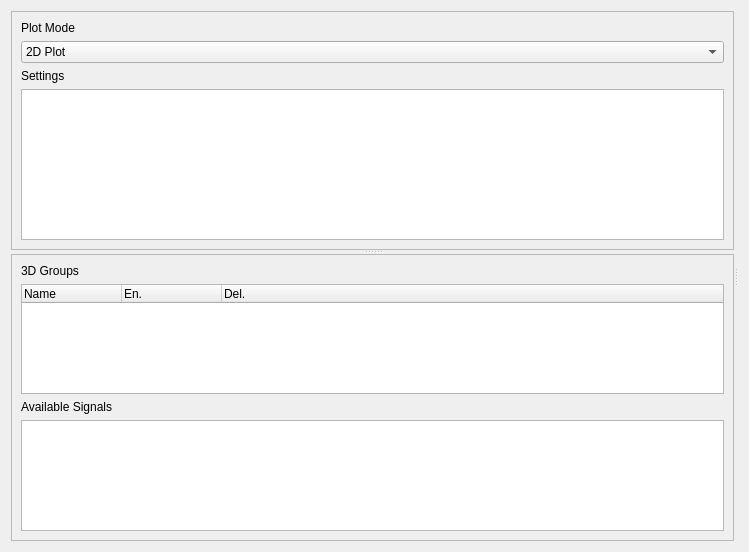
<?xml version="1.0" encoding="UTF-8"?>
<ui version="4.0">
 <class>PlottingManager</class>
 <widget class="QWidget" name="PlottingManager">
  <property name="geometry">
   <rect>
    <x>0</x>
    <y>0</y>
    <width>749</width>
    <height>552</height>
   </rect>
  </property>
  <property name="windowTitle">
   <string>Plotting Manager</string>
  </property>
  <layout class="QVBoxLayout" name="verticalLayout">
   <item>
    <widget class="QSplitter" name="splitter">
     <property name="orientation">
      <enum>Qt::Horizontal</enum>
     </property>
     <widget class="QSplitter" name="splitterLeft">
      <property name="orientation">
       <enum>Qt::Vertical</enum>
      </property>
      <widget class="QScrollArea" name="scrollTop">
       <property name="widgetResizable">
        <bool>true</bool>
       </property>
       <widget class="QWidget" name="scrollTopContents">
        <property name="geometry">
         <rect>
          <x>0</x>
          <y>0</y>
          <width>720</width>
          <height>263</height>
         </rect>
        </property>
        <layout class="QVBoxLayout" name="leftTopLayout">
         <item>
          <widget class="QLabel" name="lblPlotMode">
           <property name="text">
            <string>Plot Mode</string>
           </property>
          </widget>
         </item>
         <item>
          <widget class="QComboBox" name="cmbPlotMode">
           <item>
            <property name="text">
             <string>2D Plot</string>
            </property>
           </item>
           <item>
            <property name="text">
             <string>3D Plot</string>
            </property>
           </item>
          </widget>
         </item>
         <item>
          <widget class="QLabel" name="lblSettings">
           <property name="text">
            <string>Settings</string>
           </property>
          </widget>
         </item>
         <item>
          <widget class="QTreeWidget" name="treeSettings">
           <property name="headerHidden">
            <bool>true</bool>
           </property>
           <column>
            <property name="text">
             <string notr="true">1</string>
            </property>
           </column>
          </widget>
         </item>
        </layout>
       </widget>
      </widget>
      <widget class="QScrollArea" name="scrollBottom">
       <property name="widgetResizable">
        <bool>true</bool>
       </property>
       <widget class="QWidget" name="scrollBottomContents">
        <property name="geometry">
         <rect>
          <x>0</x>
          <y>0</y>
          <width>720</width>
          <height>263</height>
         </rect>
        </property>
        <layout class="QVBoxLayout" name="leftBottomLayout">
         <item>
          <widget class="QLabel" name="lbl3DGroups">
           <property name="text">
            <string>3D Groups</string>
           </property>
          </widget>
         </item>
         <item>
          <widget class="QTreeWidget" name="tree3DGroups">
           <property name="maximumHeight">
            <number>150</number>
           </property>
           <property name="headerHidden">
            <bool>false</bool>
           </property>
           <column>
            <property name="text">
             <string>Name</string>
            </property>
           </column>
           <column>
            <property name="text">
             <string>En.</string>
            </property>
           </column>
           <column>
            <property name="text">
             <string>Del.</string>
            </property>
           </column>
          </widget>
         </item>
         <item>
          <widget class="QLabel" name="lblSignals">
           <property name="text">
            <string>Available Signals</string>
           </property>
          </widget>
         </item>
         <item>
          <widget class="QListWidget" name="listSignals">
           <property name="selectionMode">
            <enum>QAbstractItemView::ExtendedSelection</enum>
           </property>
          </widget>
         </item>
        </layout>
       </widget>
      </widget>
     </widget>
     <widget class="QWidget" name="rightPane">
      <layout class="QVBoxLayout" name="rightLayout">
       <item>
        <widget class="PlotCanvas" name="plotCanvas" native="true"/>
       </item>
      </layout>
     </widget>
    </widget>
   </item>
  </layout>
 </widget>
 <customwidgets>
  <customwidget>
   <class>PlotCanvas</class>
   <extends>QWidget</extends>
   <header>plot/plot_canvas.h</header>
  </customwidget>
 </customwidgets>
 <resources/>
 <connections/>
</ui>
